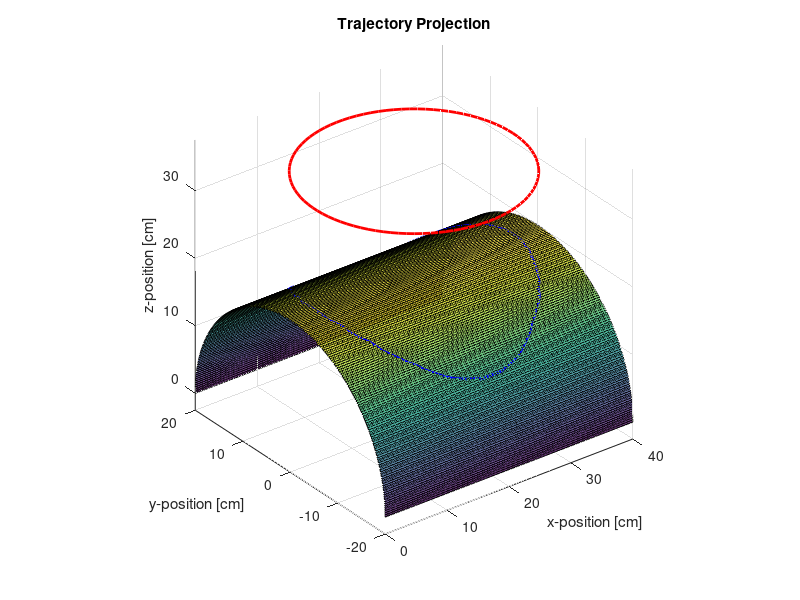

This chart was generated by the following MATLAB code: (Note: this script raises an error after producing the figure.)

addpath(genpath('plot2svg-1.9.0')); %load the functions
% Define cylinder parameters
radius = 20;  % Radius of the cylinder
height = 40; % Height of the cylinder

% Create a grid of points in cylindrical coordinates (r, theta, z)
theta = linspace(0, pi, 200);   % Ranges from 0 to pi (for half cylinder)
x = linspace(0, height, 100);    % Ranges from 0 to height
[theta, x] = meshgrid(theta, x);

% Convert cylindrical coordinates to Cartesian coordinates (x, y, z)
y_cylinder = radius * cos(theta);
z_cylinder = radius * sin(theta);
x_cylinder = x;

% Plot the half cylinder using surf
figure;
surf(x_cylinder, y_cylinder, z_cylinder, 'FaceAlpha', 0.8);
hold on;
xlabel('x-position [cm]');
ylabel('y-position [cm]');
zlabel('z-position [cm]');
title('Trajectory Projection');

% Add the circle
circle_radius = 16;
circle_center = [20,0, 35]; % Center of the circle (x, y, z)
theta_circle = linspace(0, 2*pi, 100); % radius corrdinate
x_circle = circle_center(1) + circle_radius * cos(theta_circle);
y_circle = circle_center(2) + circle_radius * sin(theta_circle);
z_circle = circle_center(3) * ones(size(theta_circle));

plot3(x_circle, y_circle, z_circle, 'r', 'LineWidth', 2);

% surf(x_circle, y_circle, z_proj, 'FaceAlpha', 0.5, 'FaceColor', 'b', 'EdgeColor', 'none');

proj_points = zeros(size(x_circle, 2), 3);
for i = 1:size(x_circle, 2)
    dist = sqrt((x_cylinder - x_circle(i)).^2 + (y_cylinder - y_circle(i)).^2);
    [min_dist, min_idx] = min(dist(:));
    [min_row, min_col] = ind2sub(size(dist), min_idx);
    proj_points(i, :) = [x_cylinder(min_row, min_col), y_cylinder(min_row, min_col), z_cylinder(min_row, min_col)];
end
plot3(proj_points(:, 1), proj_points(:, 2), proj_points(:, 3), 'b', 'LineWidth', 2,'DisplayName', 'Trajectory Projection');
% Project the circle onto the cylinder surface (simple orthogonal projection)
% x_proj = circle_center(1) + circle_radius * cos(theta);
% y_proj = circle_center(2) + circle_radius * sin(theta);
% z_proj = z;
% surf(x_proj, y_proj, z_proj, 'FaceAlpha', 0.5, 'FaceColor', 'b', 'EdgeColor', 'none');

axis equal;
view(3); % Set the 3D view
plot2svg('sphere.svg');